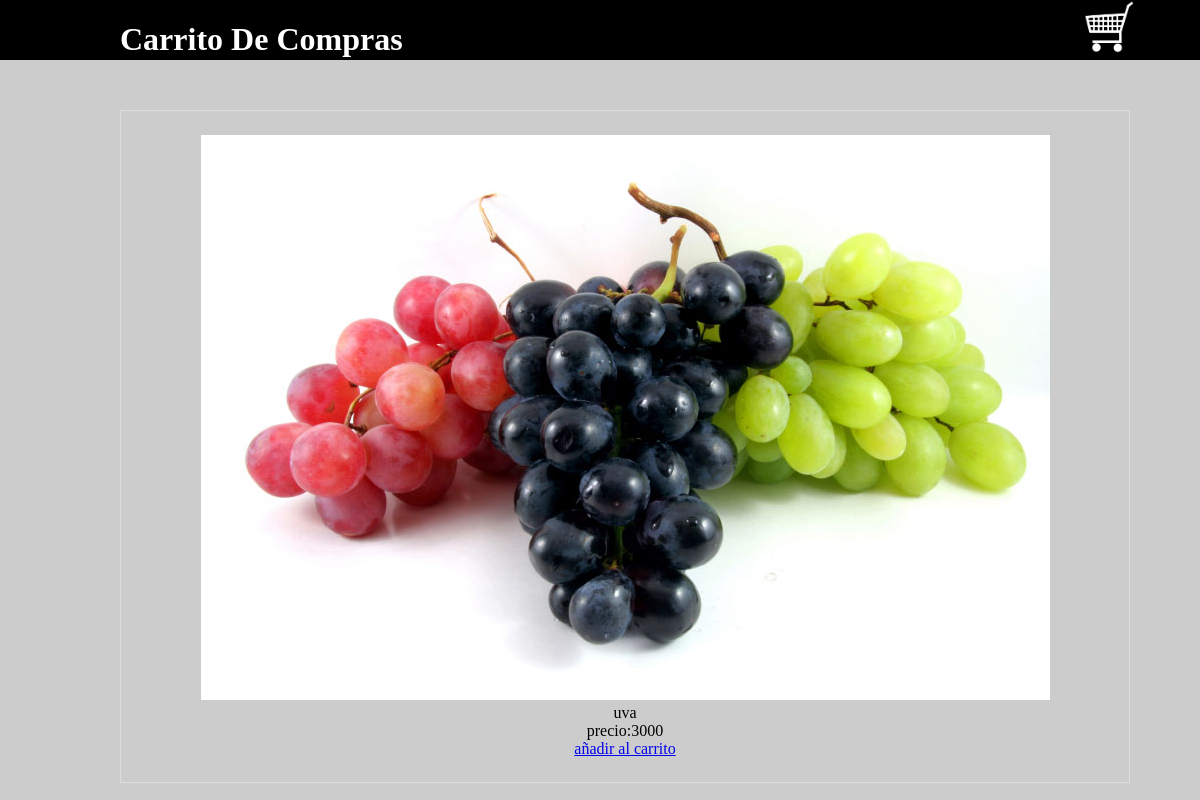
The app's page /vfruitsp/producto/detalles.php?id=2 with its own data.
### tables this page shows
CREATE TABLE `productos` (
  `id` bigint(11) NOT NULL,
  `nombre` text NOT NULL,
  `descripcion` text NOT NULL,
  `imagen` text NOT NULL,
  `precio` double NOT NULL
);

### vfruitsp/producto/detalles.php (the view, shortened to what this page needs)
<!DOCTYPE html>
<html lang="es">
<head>
	<link rel="stylesheet" type="text/css" href="../css/compras.css">
</head>
<body>
	<header>
		<h1>Carrito De Compras</h1>
		<a href="../carrito_compra.php" title="ver carrito de compras">
			<img src="img/c.png">
		</a>
	</header>
	<section>
	<?php
     include ("../public/conexion_compra.php");
      $re=("select * from productos where id=".$_GET['id'])or
                 die(mysql_error());
      $query=mysqli_query($conexion,$re);
      while ($f=mysqli_fetch_array($query,MYSQLI_ASSOC)){
        ?>
   <center>
    <img src="../productos_img/<?php echo $f['imagen'];?>"><br>
    <span><?php echo $f['nombre'];?></span><br>
     <span>precio:<?php echo $f['precio'];?></span><br>
    <a href="../carrito_compra.php?id=<?php  echo $f['id'];?>">añadir al carrito</a>
    </center>
 <?php
  }
     ?>
	</section>
</body>
</html>

### vfruitsp/css/compras.css (style rules this page uses)
html { padding: 0px; margin: 0px; }
body { background-color: #ccc; padding: 0px; margin: 0px; }
header { width: 100%; height: 60px; background-color: black; color:white; }
header h1 { margin-left: 10%; width: 30%; display: inline-block; vertical-align: top; }
header a { width: 50px; margin-left: 50%; display: inline-block; vertical-align: top; }
header a img { width: 100%; }
section { width: 80%; min-height: 500px; border: 1px solid #DDD; padding: 2%; margin:0 auto; margin-left: 10%; margin-top: 50px; }

### records on screen
productos: imagen (picture), nombre "uva", precio "3000"
